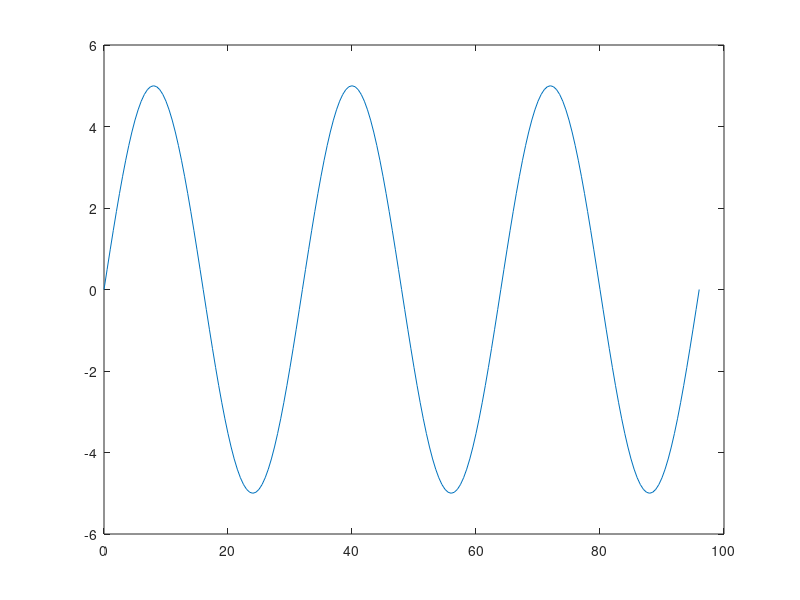

This figure's MATLAB source:
fs = 2;                    % Sampling frequency (samples per second)
dt = 1/fs;                   % seconds per sample
StopTime = 96;             % seconds
t = (0:dt:StopTime)';     % seconds
F = 0.25/8;                    % Sine wave frequency (hertz)
A = 5;
data = A * sin(2*pi*F*t);
plot(t,data)
str = "";
for i = 1 :length(data)
    str = str + data(i) + ",";
end
disp(str);
